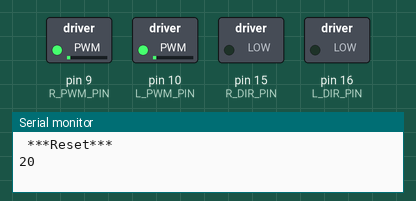
The sketch below on a simulated Arduino Uno, built with avr-gcc and run on an emulated ATmega328P. Parts: switched loads named in the sketch (green lamp = pin HIGH), the last lines printed to the serial monitor.

Above: at 1.05 s.
At 4.0 s:
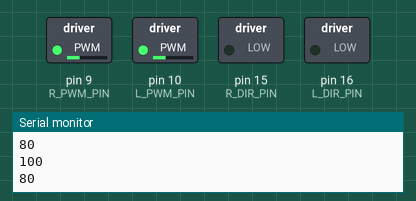
Timing chart, 0 to 7.5 s (numbered marks = the images above):
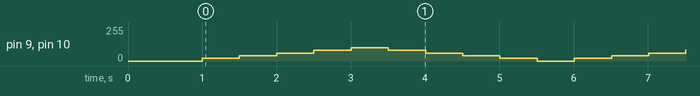

The sketch:

motors.ino
```cpp
// Pin definitions, to make the
// code easier to read.
#define L_PWM_PIN 10
#define L_DIR_PIN 16
#define R_PWM_PIN  9
#define R_DIR_PIN 15

#define DIR_FWD LOW
#define DIR_BKD HIGH

#define MAX_SPEED 100

// Variables to remember our
// motor speeds for Left and Right.
// Byte stores 0 to 255
byte l_speed;
byte r_speed;

bool speeding_up = true;
int rate = 20;

unsigned long ts;

// Setup, only runs once when powered on.
void setup() {

  // Set our motor driver pins as outputs.
  pinMode( L_PWM_PIN, OUTPUT );
  pinMode( L_DIR_PIN, OUTPUT );
  pinMode( R_PWM_PIN, OUTPUT );
  pinMode( R_DIR_PIN, OUTPUT );

  // Set initial direction for l and r
  // LOW is forward; HIGH is backward
  digitalWrite( L_DIR_PIN, DIR_FWD  );
  digitalWrite( R_DIR_PIN, DIR_FWD );

  // Set initial l_speed and r_speed values.
  l_speed = 0;
  r_speed = 0;

  // Set timestamp
  ts = millis();

  // Start up the Serial for debugging.
  Serial.begin(9600);
  delay(1000);
  // Print reset so we can catch any reset error.
  Serial.println(" ***Reset*** ");

}

// Increment or decrement speed depending on current speed
int get_speed() {
  int new_speed = l_speed;

  if (speeding_up) {
    new_speed = new_speed + rate;
  } else {
    new_speed = new_speed - rate;
  }

  if (new_speed < 0) return 0;
  if (new_speed > MAX_SPEED) return MAX_SPEED;

  return new_speed;
}

// put your main code here, to run repeatedly:
void loop() {

  unsigned long elapsed_time = millis() - ts;


  // Increment/decrement speed every half a second
  if (elapsed_time > 500) {

    ts = millis();

    // Check if beyond max speed
    if (l_speed >= MAX_SPEED && r_speed >= MAX_SPEED) {
      speeding_up = false;
    }

    // Check if below min speed
    if (l_speed == 0 && r_speed == 0) {
      speeding_up = true;
    }

    int new_speed = get_speed();

    // Adjust speeds every loop
    l_speed = new_speed;
    r_speed = new_speed;

    Serial.println(l_speed);

    // Send speeds to pins, to motor drivers.
    analogWrite( L_PWM_PIN, l_speed );
    analogWrite( R_PWM_PIN, r_speed );

  }

}
```

Measured:
- by itself, pin 9 (R_PWM_PIN), pin 10 (L_PWM_PIN): repeats every 5.0 s: 40/255 0.50 s, 60/255 0.50 s, 80/255 0.50 s, 100/255 0.50 s, 80/255 0.50 s, 60/255 0.50 s, 40/255 0.50 s, 20/255 0.50 s, 0/255 0.50 s, 20/255 0.50 s
